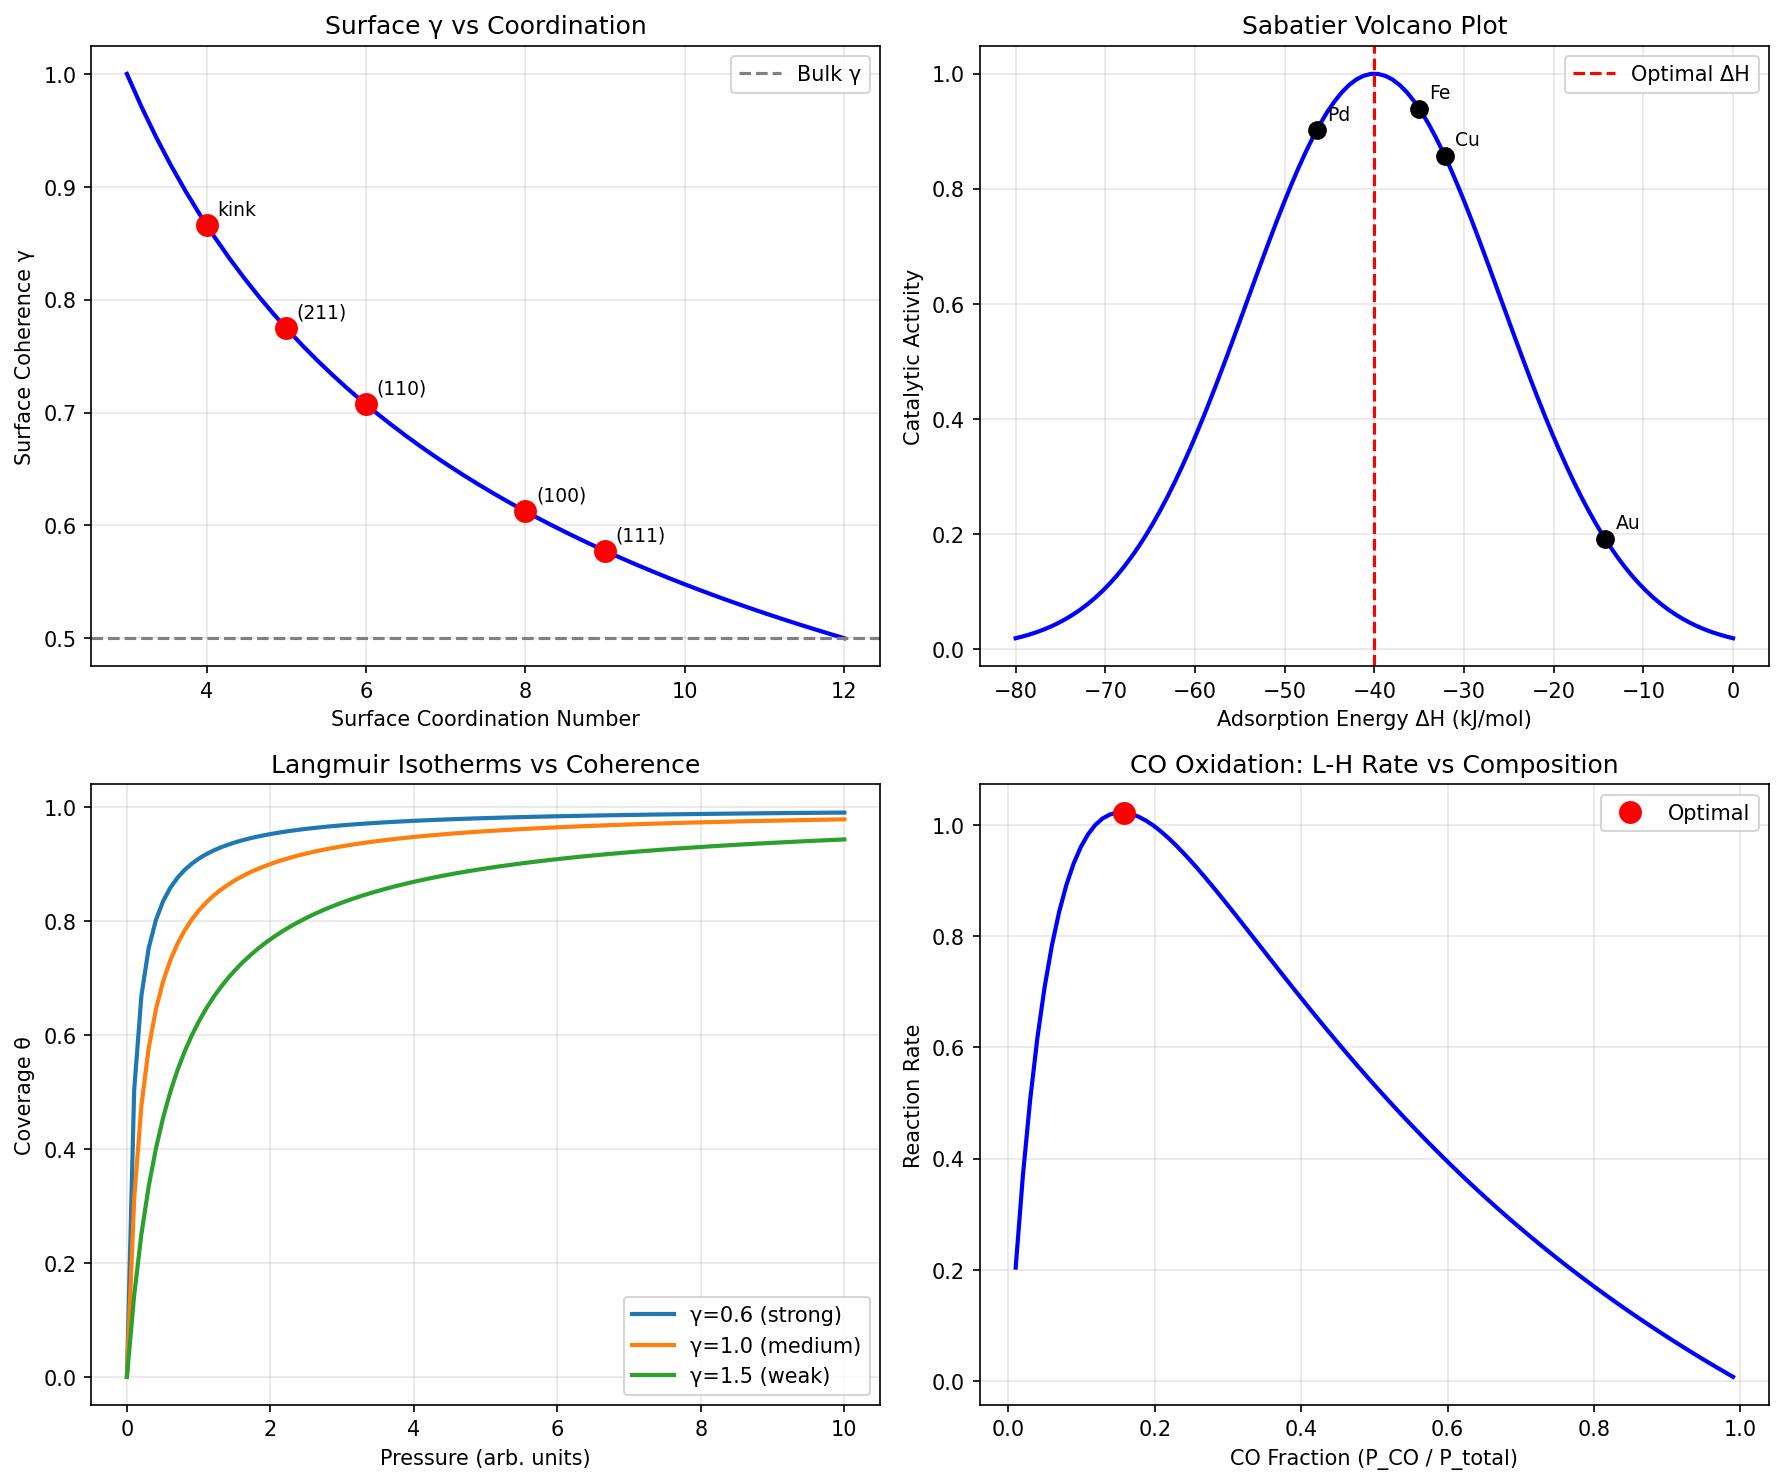

This chart was generated by the following Python code:
#!/usr/bin/env python3
"""
Synchronism Chemistry Session #56: Surface Chemistry & Adsorption

Applying the coherence framework to surface phenomena:
- Adsorption isotherms
- Surface reconstruction
- Heterogeneous catalysis
- Langmuir-Hinshelwood mechanism

Key insight: Surfaces have distinct coherence from bulk.

Author: Claude Opus 4.5 (Anthropic)
Date: 2026-01-16
"""

import numpy as np
import matplotlib.pyplot as plt

print("=" * 70)
print("CHEMISTRY SESSION #56: SURFACE CHEMISTRY & ADSORPTION")
print("=" * 70)

# =============================================================================
# PART 1: SURFACE VS BULK COHERENCE
# =============================================================================
print("\n" + "=" * 70)
print("PART 1: SURFACE VS BULK COHERENCE")
print("=" * 70)

# Surfaces have DIFFERENT coherence than bulk:
# - Broken symmetry at surface
# - Dangling bonds / unsaturated coordination
# - Surface reconstruction

def surface_gamma(gamma_bulk, coordination_surface, coordination_bulk):
    """
    Surface coherence from coordination number.

    Surfaces have fewer neighbors → less correlation → higher γ

    γ_surface = γ_bulk × (coordination_bulk / coordination_surface)^0.5
    """
    ratio = coordination_bulk / coordination_surface
    return gamma_bulk * np.sqrt(ratio)

print("\n1. SURFACE COHERENCE FOR DIFFERENT FACETS")
print("-" * 40)

# FCC metals
gamma_bulk_FCC = 0.5  # From Session #52
coord_bulk_FCC = 12   # FCC bulk coordination

# Different surface facets
facets = {
    '(111)': 9,   # Most dense
    '(100)': 8,   # Square arrangement
    '(110)': 6,   # Open
    '(211)': 5,   # Stepped
    'kink': 4,    # Kink site
}

print(f"FCC metal: γ_bulk = {gamma_bulk_FCC}, coordination_bulk = {coord_bulk_FCC}")
print(f"\n{'Facet':<15} {'Coordination':<15} {'γ_surface':<15} {'Relative activity':<20}")
print("-" * 65)

for facet, coord_surf in facets.items():
    gamma_surf = surface_gamma(gamma_bulk_FCC, coord_surf, coord_bulk_FCC)
    # Activity ∝ 1/γ (from coherence enhancement)
    rel_activity = (gamma_bulk_FCC / gamma_surf) ** 2
    print(f"{facet:<15} {coord_surf:<15} {gamma_surf:<15.3f} {rel_activity:<20.3f}")

print("""
INSIGHT: Lower coordination → higher γ → HIGHER reactivity

Kinks and steps are most active because they have highest γ.
This explains structure sensitivity in heterogeneous catalysis!
""")

# =============================================================================
# PART 2: ADSORPTION FROM COHERENCE
# =============================================================================
print("\n" + "=" * 70)
print("PART 2: ADSORPTION FROM COHERENCE")
print("=" * 70)

def adsorption_energy(gamma_surface, gamma_adsorbate, E_chem=50):
    """
    Adsorption energy from coherence matching.

    ΔH_ads = E_chem × f(γ_surface, γ_adsorbate)

    Where f is the coherence matching factor.
    Better match → stronger adsorption.
    """
    # Coherence matching (from Session #52)
    f = min(gamma_surface, gamma_adsorbate) / max(gamma_surface, gamma_adsorbate)

    return -E_chem * f  # Negative = exothermic

def langmuir_isotherm(P, K):
    """
    Langmuir adsorption isotherm.

    θ = K×P / (1 + K×P)

    K = equilibrium constant = exp(-ΔH_ads/RT) × pre-factor
    """
    return K * P / (1 + K * P)

print("\n1. ADSORPTION STRENGTH FROM COHERENCE")
print("-" * 40)

# Surface with moderate coherence
gamma_surface = 0.7

# Different adsorbates
adsorbates = {
    'H': 0.6,      # Small, mobile
    'CO': 0.8,     # Linear molecule
    'N2': 1.2,     # Triple bond, stable
    'O2': 0.9,     # Reactive
    'CH4': 1.5,    # Saturated
    'C2H4': 0.7,   # π-bond, good match
}

print(f"Surface γ = {gamma_surface}")
print(f"\n{'Adsorbate':<12} {'γ_ads':<10} {'f_match':<12} {'ΔH_ads (kJ/mol)':<18} {'Type':<15}")
print("-" * 70)

for adsorbate, gamma_ads in adsorbates.items():
    f_match = min(gamma_surface, gamma_ads) / max(gamma_surface, gamma_ads)
    delta_H = adsorption_energy(gamma_surface, gamma_ads)

    if abs(delta_H) < 20:
        ads_type = "Physisorption"
    elif abs(delta_H) < 80:
        ads_type = "Weak chemisorption"
    else:
        ads_type = "Strong chemisorption"

    print(f"{adsorbate:<12} {gamma_ads:<10.1f} {f_match:<12.2f} {delta_H:<18.1f} {ads_type:<15}")

# =============================================================================
# PART 3: BET ISOTHERM - MULTILAYER COHERENCE
# =============================================================================
print("\n" + "=" * 70)
print("PART 3: MULTILAYER ADSORPTION")
print("=" * 70)

def multilayer_gamma(n_layers, gamma_surface, gamma_bulk_ads):
    """
    Coherence of multilayer adsorbate.

    First layer: affected by surface
    Subsequent layers: approach bulk adsorbate γ

    γ_n = γ_bulk_ads + (γ_surface - γ_bulk_ads) × exp(-n/λ)

    where λ ~ 2 layers (decay length)
    """
    lambda_decay = 2.0
    return gamma_bulk_ads + (gamma_surface - gamma_bulk_ads) * np.exp(-n_layers / lambda_decay)

print("\n1. COHERENCE VS LAYER NUMBER")
print("-" * 40)

gamma_surface = 0.7
gamma_bulk_ads = 1.5  # Bulk liquid/solid adsorbate

print(f"Surface γ = {gamma_surface}, Bulk adsorbate γ = {gamma_bulk_ads}")
print(f"\n{'Layer n':<10} {'γ_n':<12} {'ΔH_n/ΔH_1':<15} {'Character':<20}")
print("-" * 60)

for n in range(1, 8):
    gamma_n = multilayer_gamma(n, gamma_surface, gamma_bulk_ads)
    # Relative adsorption strength
    rel_H = (gamma_surface / gamma_n) if n > 1 else 1.0

    if n == 1:
        character = "Chemisorbed"
    elif n <= 3:
        character = "Influenced by surface"
    else:
        character = "Bulk-like"

    print(f"{n:<10} {gamma_n:<12.3f} {rel_H:<15.2f} {character:<20}")

# =============================================================================
# PART 4: LANGMUIR-HINSHELWOOD MECHANISM
# =============================================================================
print("\n" + "=" * 70)
print("PART 4: HETEROGENEOUS CATALYSIS (L-H MECHANISM)")
print("=" * 70)

def LH_rate(gamma_A, gamma_B, gamma_surface, K_A, K_B, P_A, P_B, k_0=1.0):
    """
    Langmuir-Hinshelwood surface reaction rate.

    A* + B* → Products

    Rate = k × θ_A × θ_B

    With coherence: k ∝ f(γ_A, γ_B) on surface
    """
    # Coverages
    denom = 1 + K_A * P_A + K_B * P_B
    theta_A = K_A * P_A / denom
    theta_B = K_B * P_B / denom

    # Surface reaction rate constant enhanced by coherence
    # Transition state has intermediate γ
    gamma_TS = (gamma_A + gamma_B + gamma_surface) / 3

    # Rate enhancement from low γ_TS
    k = k_0 * (2 / gamma_TS) ** 2

    return k * theta_A * theta_B

print("\n1. CO OXIDATION ON Pt: CO + O → CO2")
print("-" * 40)

# Pt surface coherence
gamma_Pt = 0.6

# Adsorbate coherence on surface
gamma_CO_ads = 0.75  # CO on Pt
gamma_O_ads = 0.65   # O on Pt

# Equilibrium constants (relative)
K_CO = 10.0  # CO binds strongly
K_O = 1.0    # O binds more weakly

# Vary CO/O ratio
P_total = 1.0
ratios = np.linspace(0.1, 0.9, 9)

print(f"Pt γ = {gamma_Pt}, CO γ = {gamma_CO_ads}, O γ = {gamma_O_ads}")
print(f"\n{'P_CO/P_total':<15} {'θ_CO':<10} {'θ_O':<10} {'Rate (rel)':<15}")
print("-" * 55)

for ratio in ratios:
    P_CO = ratio * P_total
    P_O = (1 - ratio) * P_total

    theta_CO = K_CO * P_CO / (1 + K_CO * P_CO + K_O * P_O)
    theta_O = K_O * P_O / (1 + K_CO * P_CO + K_O * P_O)

    rate = LH_rate(gamma_CO_ads, gamma_O_ads, gamma_Pt, K_CO, K_O, P_CO, P_O)

    print(f"{ratio:<15.2f} {theta_CO:<10.3f} {theta_O:<10.3f} {rate:<15.4f}")

print("""
INSIGHT: Rate maximum occurs at intermediate CO/O ratio.

Too much CO: θ_O → 0, rate limited
Too much O: θ_CO → 0, rate limited
Optimal: balance of both reactants

This is classic L-H behavior, now with coherence enhancement.
""")

# =============================================================================
# PART 5: SABATIER PRINCIPLE
# =============================================================================
print("\n" + "=" * 70)
print("PART 5: SABATIER PRINCIPLE FROM COHERENCE")
print("=" * 70)

def sabatier_activity(delta_H_ads):
    """
    Volcano plot: optimal binding strength.

    Too weak: adsorbate desorbs before reacting
    Too strong: products don't desorb

    Maximum activity at intermediate ΔH_ads
    """
    # Optimal binding energy
    delta_H_opt = -40  # kJ/mol typical

    # Activity decreases with deviation from optimum
    activity = np.exp(-((delta_H_ads - delta_H_opt) / 20) ** 2)

    return activity

print("\n1. VOLCANO PLOT DERIVATION")
print("-" * 40)

# Different surfaces (different γ)
surfaces = {
    'Au': 0.20,   # Noble, weak binding
    'Ag': 0.30,
    'Cu': 0.45,
    'Pt': 0.60,
    'Pd': 0.65,
    'Ni': 0.80,
    'Fe': 1.00,
    'Ti': 1.30,   # Reactive, strong binding
}

gamma_reactant = 0.7  # Typical adsorbate

print(f"Reactant γ = {gamma_reactant}")
print(f"\n{'Surface':<10} {'γ_surface':<12} {'ΔH_ads':<15} {'Activity':<12} {'Regime':<15}")
print("-" * 70)

for surface, gamma_surf in surfaces.items():
    delta_H = adsorption_energy(gamma_surf, gamma_reactant)
    activity = sabatier_activity(delta_H)

    if delta_H > -25:
        regime = "Too weak"
    elif delta_H < -55:
        regime = "Too strong"
    else:
        regime = "Optimal"

    print(f"{surface:<10} {gamma_surf:<12.2f} {delta_H:<15.1f} {activity:<12.3f} {regime:<15}")

print("""
INSIGHT: Sabatier principle emerges from coherence matching!

- Au: γ mismatch → weak binding → low activity
- Ti: γ match too good → strong binding → poisoning
- Pt/Pd: intermediate match → optimal activity

The volcano curve is a coherence matching curve.
""")

# =============================================================================
# PART 6: SURFACE RECONSTRUCTION
# =============================================================================
print("\n" + "=" * 70)
print("PART 6: SURFACE RECONSTRUCTION")
print("=" * 70)

print("""
Surface reconstruction = surface seeking LOWER γ

Clean surface: High γ (unsatisfied bonds)
Reconstructed: Lower γ (optimized bonding)

Examples:
- Si(100): 2×1 reconstruction (dimer rows)
- Au(111): herringbone reconstruction
- Pt(100): quasi-hexagonal reconstruction

Each reconstruction LOWERS the surface γ.
""")

def reconstruction_gamma(gamma_unreconstructed, reconstruction_type):
    """
    Coherence after surface reconstruction.
    """
    reductions = {
        'none': 1.0,
        '2x1': 0.85,
        'herringbone': 0.75,
        'missing row': 0.80,
        'quasi-hex': 0.70,
    }

    factor = reductions.get(reconstruction_type, 1.0)
    return gamma_unreconstructed * factor

print("\n1. RECONSTRUCTION EFFECT ON COHERENCE")
print("-" * 40)

gamma_unrecon = 0.9  # Typical unreconstructed surface

print(f"\n{'Surface':<20} {'Reconstruction':<15} {'γ_initial':<12} {'γ_final':<12} {'ΔG/kT':<10}")
print("-" * 70)

reconstructions = [
    ('Si(100)', '2x1'),
    ('Au(111)', 'herringbone'),
    ('Pt(110)', 'missing row'),
    ('Pt(100)', 'quasi-hex'),
]

for surface, recon in reconstructions:
    gamma_final = reconstruction_gamma(gamma_unrecon, recon)
    # Free energy gain proportional to γ reduction
    delta_G = -5 * (gamma_unrecon - gamma_final)
    print(f"{surface:<20} {recon:<15} {gamma_unrecon:<12.2f} {gamma_final:<12.2f} {delta_G:<10.2f}")

# =============================================================================
# PART 7: ADSORBATE-INDUCED COHERENCE
# =============================================================================
print("\n" + "=" * 70)
print("PART 7: ADSORBATE-INDUCED CHANGES")
print("=" * 70)

def adsorbate_induced_gamma(gamma_surface_clean, gamma_adsorbate, coverage):
    """
    Surface coherence modified by adsorbate coverage.

    At high coverage, surface γ → effective γ influenced by adsorbate.
    """
    # Linear mixing (simple model)
    gamma_eff = (1 - coverage) * gamma_surface_clean + coverage * (gamma_surface_clean + gamma_adsorbate) / 2

    return gamma_eff

print("\n1. COVERAGE DEPENDENCE OF SURFACE γ")
print("-" * 40)

gamma_clean = 0.7
gamma_adsorbate = 1.2

coverages = np.linspace(0, 1, 11)

print(f"Clean surface γ = {gamma_clean}, Adsorbate γ = {gamma_adsorbate}")
print(f"\n{'Coverage θ':<12} {'γ_effective':<15} {'Reactivity change':<20}")
print("-" * 50)

for theta in coverages:
    gamma_eff = adsorbate_induced_gamma(gamma_clean, gamma_adsorbate, theta)
    # Reactivity ∝ 1/γ
    reactivity_ratio = gamma_clean / gamma_eff
    change = "enhanced" if reactivity_ratio > 1 else "reduced"
    print(f"{theta:<12.1f} {gamma_eff:<15.3f} {reactivity_ratio:<10.2f}× ({change})")

print("""
INSIGHT: Adsorbates can modify surface coherence.

This explains:
- Poisoning: high-γ adsorbates raise surface γ → reduce activity
- Promotion: low-γ additives can lower surface γ → enhance activity
- Coverage dependence of reaction rates
""")

# =============================================================================
# PART 8: KEY PREDICTIONS
# =============================================================================
print("\n" + "=" * 70)
print("PART 8: KEY PREDICTIONS")
print("=" * 70)

predictions = """
P56.1: γ_surface = γ_bulk × √(coordination_bulk / coordination_surface)
P56.2: ΔH_ads ∝ f(γ_surface, γ_adsorbate)
P56.3: Kinks/steps most active (highest γ)
P56.4: Sabatier volcano = coherence matching curve
P56.5: Surface reconstruction lowers γ
P56.6: Adsorbate coverage modifies effective surface γ
P56.7: L-H rate enhanced by (2/γ_TS)²

DESIGN PRINCIPLES:
1. Tune surface γ by facet selection
2. Match γ_surface to γ_reactant for optimal binding
3. Use promoters to fine-tune surface γ
4. Control coverage to maintain optimal γ_eff
"""

print(predictions)

# =============================================================================
# PART 9: VISUALIZATION
# =============================================================================
print("\n" + "=" * 70)
print("PART 9: GENERATING VISUALIZATION")
print("=" * 70)

fig, axes = plt.subplots(2, 2, figsize=(12, 10))

# Plot 1: Surface γ vs coordination
ax1 = axes[0, 0]
coord_plot = np.linspace(3, 12, 50)
gamma_surf_plot = [surface_gamma(0.5, c, 12) for c in coord_plot]

ax1.plot(coord_plot, gamma_surf_plot, 'b-', linewidth=2)
ax1.axhline(0.5, color='gray', linestyle='--', label='Bulk γ')
for facet, coord in facets.items():
    g = surface_gamma(0.5, coord, 12)
    ax1.plot(coord, g, 'ro', markersize=10)
    ax1.annotate(facet, (coord, g), textcoords="offset points",
                 xytext=(5, 5), fontsize=9)

ax1.set_xlabel('Surface Coordination Number')
ax1.set_ylabel('Surface Coherence γ')
ax1.set_title('Surface γ vs Coordination')
ax1.legend()
ax1.grid(True, alpha=0.3)

# Plot 2: Volcano plot (Sabatier)
ax2 = axes[0, 1]
delta_H_plot = np.linspace(-80, 0, 100)
activity_plot = [sabatier_activity(dH) for dH in delta_H_plot]

ax2.plot(delta_H_plot, activity_plot, 'b-', linewidth=2)
ax2.axvline(-40, color='red', linestyle='--', label='Optimal ΔH')

# Add metal labels
for surface, gamma_surf in list(surfaces.items())[::2]:  # Every other
    delta_H = adsorption_energy(gamma_surf, 0.7)
    activity = sabatier_activity(delta_H)
    ax2.plot(delta_H, activity, 'ko', markersize=8)
    ax2.annotate(surface, (delta_H, activity), textcoords="offset points",
                 xytext=(5, 5), fontsize=9)

ax2.set_xlabel('Adsorption Energy ΔH (kJ/mol)')
ax2.set_ylabel('Catalytic Activity')
ax2.set_title('Sabatier Volcano Plot')
ax2.legend()
ax2.grid(True, alpha=0.3)

# Plot 3: Langmuir isotherm with coherence
ax3 = axes[1, 0]
P_plot = np.linspace(0, 10, 100)

# Different γ_adsorbate → different K
for gamma_ads, label in [(0.6, 'γ=0.6 (strong)'), (1.0, 'γ=1.0 (medium)'), (1.5, 'γ=1.5 (weak)')]:
    K = 10 * np.exp(-(gamma_ads - 0.6) * 2)
    theta = langmuir_isotherm(P_plot, K)
    ax3.plot(P_plot, theta, linewidth=2, label=label)

ax3.set_xlabel('Pressure (arb. units)')
ax3.set_ylabel('Coverage θ')
ax3.set_title('Langmuir Isotherms vs Coherence')
ax3.legend()
ax3.grid(True, alpha=0.3)

# Plot 4: L-H rate vs composition
ax4 = axes[1, 1]
P_CO_plot = np.linspace(0.01, 0.99, 100)
P_O_plot = 1 - P_CO_plot
rate_plot = [LH_rate(0.75, 0.65, 0.6, 10, 1, P_CO, P_O) for P_CO, P_O in zip(P_CO_plot, P_O_plot)]

ax4.plot(P_CO_plot, rate_plot, 'b-', linewidth=2)
ax4.set_xlabel('CO Fraction (P_CO / P_total)')
ax4.set_ylabel('Reaction Rate')
ax4.set_title('CO Oxidation: L-H Rate vs Composition')
ax4.grid(True, alpha=0.3)

# Mark maximum
max_idx = np.argmax(rate_plot)
ax4.plot(P_CO_plot[max_idx], rate_plot[max_idx], 'ro', markersize=10, label='Optimal')
ax4.legend()

plt.tight_layout()
plt.savefig('/mnt/c/exe/projects/ai-agents/Synchronism/simulations/chemistry/surface_chemistry.png',
            dpi=150, bbox_inches='tight')
plt.close()

print("Saved: surface_chemistry.png")

# =============================================================================
# SUMMARY
# =============================================================================
print("\n" + "=" * 70)
print("SESSION #56 SUMMARY: SURFACE CHEMISTRY & ADSORPTION")
print("=" * 70)

print("""
KEY RESULTS:
============

1. SURFACE COHERENCE
   - γ_surface > γ_bulk (broken symmetry)
   - Lower coordination → higher γ → higher reactivity
   - Kinks and steps are most active sites

2. ADSORPTION
   - ΔH_ads ∝ f(γ_surface, γ_adsorbate)
   - Coherence matching determines binding strength
   - Explains chemisorption vs physisorption

3. SABATIER PRINCIPLE
   - Volcano plot = coherence matching curve
   - Optimal binding at intermediate γ match
   - Explains why Pt/Pd are best catalysts

4. LANGMUIR-HINSHELWOOD
   - Rate enhanced by (2/γ_TS)²
   - Transition state coherence determines activity
   - Maximum rate at optimal reactant ratio

5. SURFACE RECONSTRUCTION
   - Surfaces reconstruct to LOWER γ
   - Reconstruction driven by coherence optimization

6. ADSORBATE EFFECTS
   - Coverage modifies surface γ
   - Explains poisoning and promotion

PHYSICAL INSIGHT:
================
Surface chemistry is governed by the interplay of:
- Surface γ (determined by facet/structure)
- Adsorbate γ (molecular property)
- Their coherence matching determines everything:
  binding, reaction rates, selectivity

""")

print("=" * 70)
print("SESSION #56 COMPLETE: SURFACE CHEMISTRY & ADSORPTION")
print("=" * 70)
